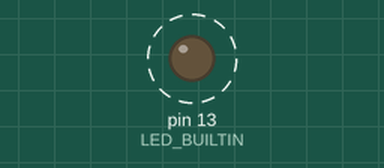
Simulated run of this sketch. Board: Arduino Nano, built with avr-gcc and run on an emulated ATmega328P. On the bench: output pins drawn as LEDs (lit = HIGH). Dashed ring = blinking. Pins used as bus, display or sensor lines are not drawn; what the sketch prints to the serial monitor is not drawn.

Above: at 1.5 s.
Timing chart, 0 to 5.4 s (numbered marks = the images above):
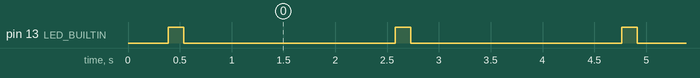

The sketch:

i2c_scanner.ino
```cpp
/*
 * Minimal I2C Scanner — rules out software as the cause of I2C init failures.
 *
 * No sensor libraries, no clock prescaler, no sleep, no SPI/NRF.
 * Just Wire + Serial. If this sees nothing, the problem is hardware
 * (wiring, power, pull-ups, bus collision, or dead devices).
 *
 * Expected devices for this project:
 *   0x36  AS5600   (wind direction)
 *   0x48  ADS1115  (light/UV/battery/current — Rev 3 board, ADDR→GND)
 *   0x76  BME280   (T/P/H)
 *
 * Upload, then open serial monitor at 9600 baud.
 */

#include <Wire.h>

static void scanBus() {
  uint8_t found = 0;
  Serial.println(F("--- I2C scan ---"));
  for (uint8_t addr = 0x03; addr <= 0x77; addr++) {
    Wire.beginTransmission(addr);
    uint8_t err = Wire.endTransmission();
    if (err == 0) {
      Serial.print(F("  device @ 0x"));
      if (addr < 0x10) Serial.print('0');
      Serial.println(addr, HEX);
      found++;
    } else if (err == 4) {
      // Unknown error — report; could be bus stuck low / no pull-ups.
      Serial.print(F("  unknown err @ 0x"));
      if (addr < 0x10) Serial.print('0');
      Serial.println(addr, HEX);
    }
  }
  Serial.print(F("Scan complete. devices found: "));
  Serial.println(found);
}

void setup() {
  Serial.begin(9600);
  while (!Serial) { ; }  // No-op on Nano (USB-serial is always present)
  delay(200);

  Serial.println();
  Serial.println(F("==== I2C Scanner ===="));
  Serial.print(F("F_CPU = "));
  Serial.println((uint32_t)F_CPU);
  Serial.print(F("CLKPR = 0x"));
  Serial.println(CLKPR, HEX);

  pinMode(LED_BUILTIN, OUTPUT);

  // Drive D6/D7 HIGH to turn on Q1/Q2 (BC517 Darlingtons) so JP1/JP2 sensor
  // rails come up. Without this the BME280/AS5600 rails are pulled to GND
  // by R10/R12 and the devices never appear on the bus.
  pinMode(7, OUTPUT);  // POWER_SWITCH_JP1_PIN (Q1 → JP1 rail)
  pinMode(6, OUTPUT);  // POWER_SWITCH_JP2_PIN (Q2 → JP2 rail)
  digitalWrite(7, HIGH);
  digitalWrite(6, HIGH);
  delay(100);  // Settling time per SENSOR_POWERUP_DELAY_MS in main.ino

  Wire.begin();
  // Slow the bus to 50 kHz — long-cable / weak-pullup tolerant.
  // Default is 100 kHz; uncomment if 100 kHz is unreliable.
  // Wire.setClock(50000);
  delay(50);
}

void loop() {
  scanBus();
  // Heartbeat blink so you can tell the sketch is alive even if scan is empty.
  digitalWrite(LED_BUILTIN, HIGH);
  delay(150);
  digitalWrite(LED_BUILTIN, LOW);
  delay(2000);
}
```

Measured:
- by itself, pin 13 (LED_BUILTIN): alternates HIGH for 0.15 s and LOW for 2.0 s
